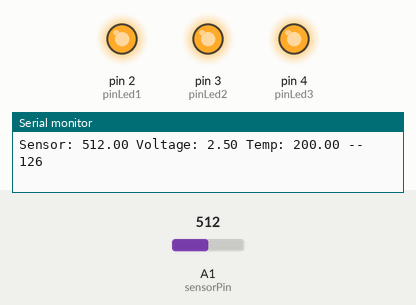
Recording of a sketch running on a simulated Arduino Uno, built with avr-gcc and run on an emulated ATmega328P. Shown: output pins drawn as LEDs (lit = HIGH), the last lines printed to the serial monitor. Inputs (shaded band) come from the test bench; at power-on: A1 (sensorPin) = 512.

Above: at 1.2 s.
1.3 s: A1 (sensorPin) set to 144
4.3 s: A1 (sensorPin) set to 134
At 5.7 s:
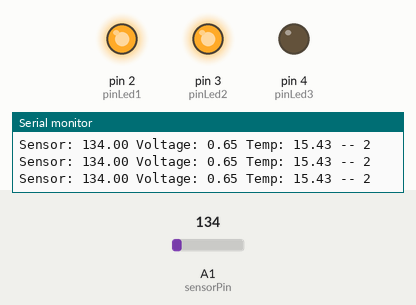
6.0 s: A1 (sensorPin) set to 122
At 7.2 s:
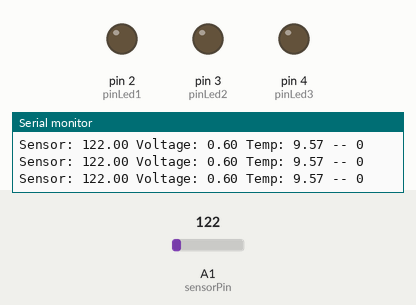
7.5 s: A1 (sensorPin) set to 306
At 8.7 s:
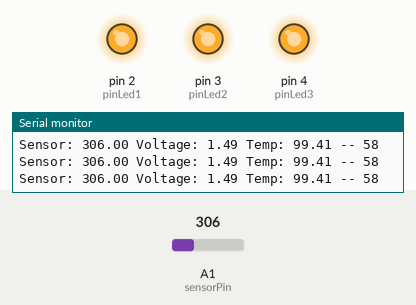
9.0 s: A1 (sensorPin) set to 0
At 10.4 s:
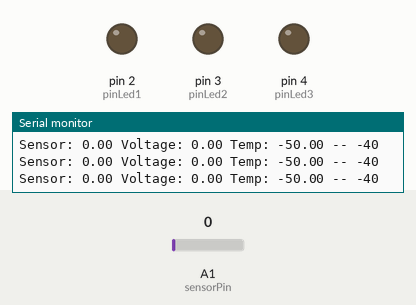
Timing chart, 0 to 11.5 s (numbered marks = the images above; inputs shaded):
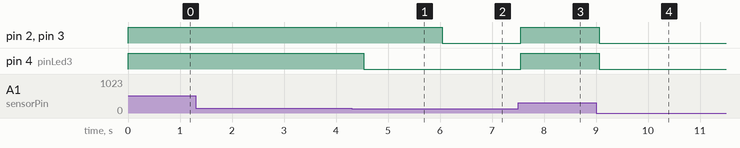

Measured:
- the behaviour switches between 135 and 134 on A1 (sensorPin) (found by bisection; images 0 and 1)
- after the input at 4.3 s, pin 4 (pinLed3): HIGH → LOW after 0.23 s
- after the input at 6.0 s, pin 2 (pinLed1), pin 3 (pinLed2): HIGH → LOW at once
- after the input at 7.5 s, pin 2 (pinLed1), pin 3 (pinLed2), pin 4 (pinLed3): LOW → HIGH after 0.05 s
- after the input at 9.0 s, pin 2 (pinLed1), pin 3 (pinLed2), pin 4 (pinLed3): HIGH → LOW after 0.06 s

The sketch:

love_o_meter.ino
```cpp
const int pinLed1 = 2;
const int pinLed2 = 3;
const int pinLed3 = 4;
const int sensorPin = A1;

const float baseTemp = 11.0;

void lightUp(int numberOfPins) {
  digitalWrite(pinLed1, numberOfPins >= 1);
  digitalWrite(pinLed2, numberOfPins >= 2);
  digitalWrite(pinLed3, numberOfPins >= 3);
}

void setup() {
  Serial.begin(9600);

  pinMode(pinLed1, OUTPUT);
  pinMode(pinLed2, OUTPUT);
  pinMode(pinLed3, OUTPUT);

  lightUp(0);
}


void loop() {
  float sensorVal = analogRead(sensorPin);
  float voltage = (sensorVal / 1024.0) * 5.0;
  float temp = (voltage - 0.5) * 100;

  int numberOfLeds = (temp - baseTemp) / 1.5;
  lightUp(numberOfLeds);

  Serial.print("Sensor: ");
  Serial.print(sensorVal);
  Serial.print(" Voltage: ");
  Serial.print(voltage);
  Serial.print(" Temp: ");
  Serial.print(temp);
  Serial.print(" -- ");
  Serial.print(numberOfLeds);
  Serial.println("");

  delay(250);
}
```
